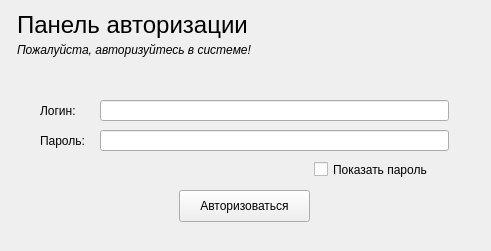
<?xml version="1.0" encoding="UTF-8"?>
<ui version="4.0">
 <class>Widget</class>
 <widget class="QWidget" name="Widget">
  <property name="geometry">
   <rect>
    <x>0</x>
    <y>0</y>
    <width>491</width>
    <height>251</height>
   </rect>
  </property>
  <property name="windowTitle">
   <string>Авторизация</string>
  </property>
  <widget class="QLabel" name="label_2">
   <property name="geometry">
    <rect>
     <x>17</x>
     <y>39</y>
     <width>461</width>
     <height>21</height>
    </rect>
   </property>
   <property name="font">
    <font>
     <italic>true</italic>
    </font>
   </property>
   <property name="text">
    <string>Пожалуйста, авторизуйтесь в системе!</string>
   </property>
  </widget>
  <widget class="QLabel" name="label">
   <property name="geometry">
    <rect>
     <x>17</x>
     <y>9</y>
     <width>461</width>
     <height>31</height>
    </rect>
   </property>
   <property name="font">
    <font>
     <pointsize>18</pointsize>
    </font>
   </property>
   <property name="text">
    <string>Панель авторизации</string>
   </property>
  </widget>
  <widget class="QLineEdit" name="login">
   <property name="geometry">
    <rect>
     <x>100</x>
     <y>100</y>
     <width>349</width>
     <height>21</height>
    </rect>
   </property>
  </widget>
  <widget class="QLabel" name="label_3">
   <property name="geometry">
    <rect>
     <x>40</x>
     <y>100</y>
     <width>50</width>
     <height>21</height>
    </rect>
   </property>
   <property name="text">
    <string>Логин:</string>
   </property>
  </widget>
  <widget class="QLineEdit" name="password">
   <property name="geometry">
    <rect>
     <x>100</x>
     <y>130</y>
     <width>349</width>
     <height>21</height>
    </rect>
   </property>
  </widget>
  <widget class="QLabel" name="label_4">
   <property name="geometry">
    <rect>
     <x>40</x>
     <y>130</y>
     <width>50</width>
     <height>21</height>
    </rect>
   </property>
   <property name="text">
    <string>Пароль:</string>
   </property>
  </widget>
  <widget class="QPushButton" name="auth">
   <property name="geometry">
    <rect>
     <x>179</x>
     <y>190</y>
     <width>131</width>
     <height>32</height>
    </rect>
   </property>
   <property name="text">
    <string>Авторизоваться</string>
   </property>
  </widget>
  <widget class="QCheckBox" name="pass_show">
   <property name="geometry">
    <rect>
     <x>314</x>
     <y>159</y>
     <width>131</width>
     <height>21</height>
    </rect>
   </property>
   <property name="text">
    <string>Показать пароль</string>
   </property>
  </widget>
 </widget>
 <resources/>
 <connections/>
</ui>
